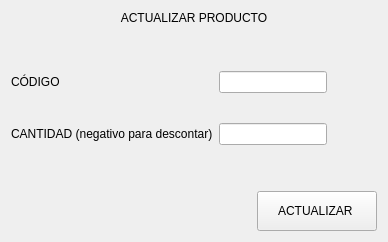
                  <widget class="QWidget" name="page_update">
                   <layout class="QVBoxLayout" name="verticalLayout_11">
                    <item>
                     <widget class="QLabel" name="label_9">
                      <property name="text">
                       <string>ACTUALIZAR PRODUCTO</string>
                      </property>
                      <property name="alignment">
                       <set>Qt::AlignCenter</set>
                      </property>
                     </widget>
                    </item>
                    <item>
                     <spacer name="verticalSpacer_4">
                      <property name="orientation">
                       <enum>Qt::Vertical</enum>
                      </property>
                      <property name="sizeHint" stdset="0">
                       <size>
                        <width>20</width>
                        <height>40</height>
                       </size>
                      </property>
                     </spacer>
                    </item>
                    <item>
                     <layout class="QHBoxLayout" name="horizontalLayout_8">
                      <item>
                       <layout class="QVBoxLayout" name="verticalLayout_9">
                        <property name="spacing">
                         <number>30</number>
                        </property>
                        <item>
                         <widget class="QLabel" name="label_10">
                          <property name="text">
                           <string>CÓDIGO</string>
                          </property>
                         </widget>
                        </item>
                        <item>
                         <widget class="QLabel" name="label_12">
                          <property name="text">
                           <string>CANTIDAD (negativo para descontar)</string>
                          </property>
                         </widget>
                        </item>
                       </layout>
                      </item>
                      <item>
                       <layout class="QVBoxLayout" name="verticalLayout_10">
                        <property name="spacing">
                         <number>30</number>
                        </property>
                        <item>
                         <widget class="QLineEdit" name="lineEdit_cnt_pgUpdate"/>
                        </item>
                        <item>
                         <widget class="QLineEdit" name="lineEdit_cod_pgUpdate"/>
                        </item>
                       </layout>
                      </item>
                      <item>
                       <spacer name="horizontalSpacer_6">
                        <property name="orientation">
                         <enum>Qt::Horizontal</enum>
                        </property>
                        <property name="sizeHint" stdset="0">
                         <size>
                          <width>40</width>
                          <height>20</height>
                         </size>
                        </property>
                       </spacer>
                      </item>
                     </layout>
                    </item>
                    <item>
                     <spacer name="verticalSpacer_3">
                      <property name="orientation">
                       <enum>Qt::Vertical</enum>
                      </property>
                      <property name="sizeHint" stdset="0">
                       <size>
                        <width>20</width>
                        <height>40</height>
                       </size>
                      </property>
                     </spacer>
                    </item>
                    <item>
                     <layout class="QHBoxLayout" name="horizontalLayout_9">
                      <item>
                       <widget class="QLabel" name="label_pgUpdate">
                        <property name="minimumSize">
                         <size>
                          <width>200</width>
                          <height>0</height>
                         </size>
                        </property>
                        <property name="text">
                         <string/>
                        </property>
                        <property name="alignment">
                         <set>Qt::AlignCenter</set>
                        </property>
                       </widget>
                      </item>
                      <item>
                       <spacer name="horizontalSpacer_5">
                        <property name="orientation">
                         <enum>Qt::Horizontal</enum>
                        </property>
                        <property name="sizeHint" stdset="0">
                         <size>
                          <width>40</width>
                          <height>20</height>
                         </size>
                        </property>
                       </spacer>
                      </item>
                      <item>
                       <widget class="QPushButton" name="bt_update_pgUpdate">
                        <property name="minimumSize">
                         <size>
                          <width>120</width>
                          <height>40</height>
                         </size>
                        </property>
                        <property name="text">
                         <string>ACTUALIZAR </string>
                        </property>
                       </widget>
                      </item>
                     </layout>
                    </item>
                   </layout>
                  </widget>
